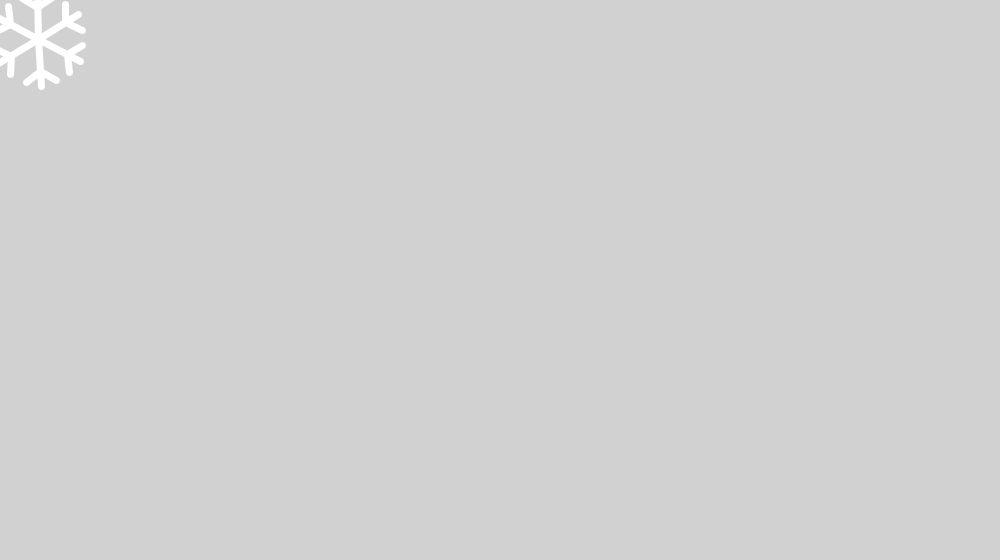
Frame 1 (no input)
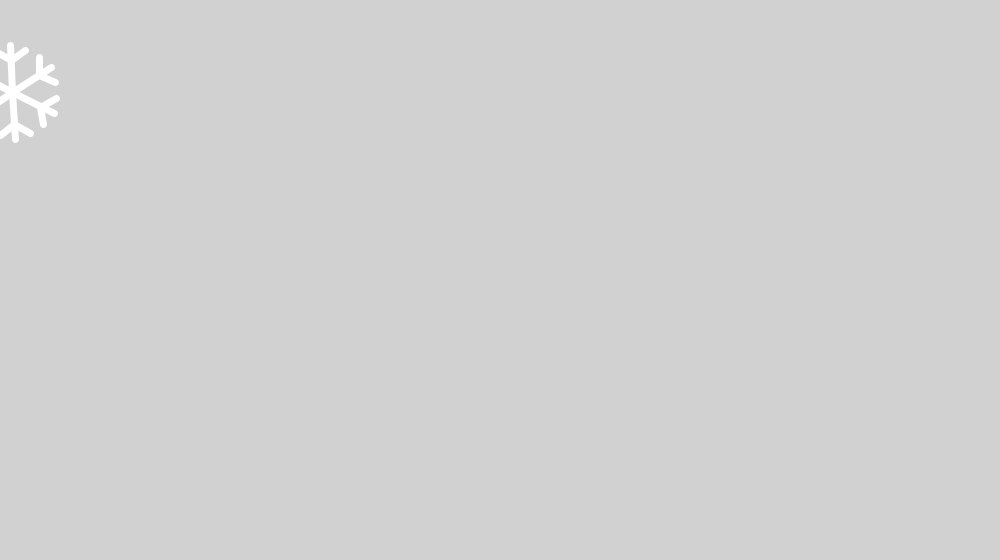
Frame 60 (the mouse pressed at the canvas centre just before this capture)
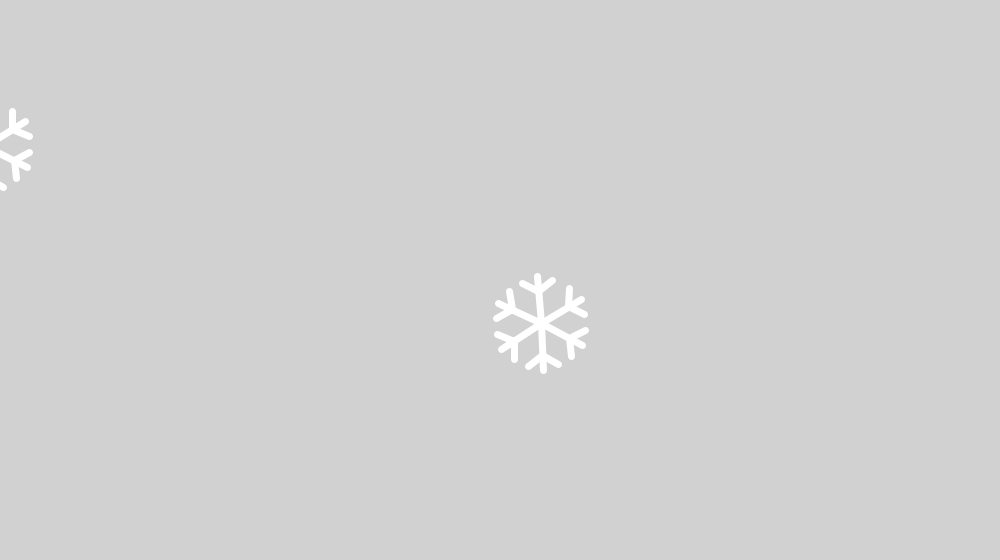
Frame 120 (the mouse held since frame 60 and released just before this capture)

The Processing sketch that drew these frames (run headless with seeded random() and noise(); from frame 60 on, the mouse is pressed at the canvas centre):

// Processing sketch: processing_168496
// ── processing_168496.pde

Flock flock;

float rot;

void setup() {
  size(1000, 560);
  flock = new Flock();
  // Add an initial set of boids into the system
  for (int i = 0; i < 1; i++) {
    flock.addBoid(new Boid(RIGHT,RIGHT));
  }
  
  rot = 0;
}

void draw() {
  background(209);
  flock.run();
}

// Add a new boid into the System
void mousePressed() {
  flock.addBoid(new Boid(mouseX,mouseY));
}



// The Boid class

class Boid {

  PVector location;
  PVector velocity;
  PVector acceleration;
  float r;
  float maxforce;    // Maximum steering force
  float maxspeed;    // Maximum speed

    Boid(float x, float y) {
    acceleration = new PVector(0, 0);

    // This is a new PVector method not yet implemented in JS
    // velocity = PVector.random2D();

    // Leaving the code temporarily this way so that this example runs in JS
    float angle = random(PI);
    velocity = new PVector(cos(angle), sin(angle));

    location = new PVector(x, y);
    r = 20.5;
    maxspeed = 5;
    maxforce = 0.03;
  }

  void run(ArrayList<Boid> boids) {
    flock(boids);
    update();
    borders();
    render();
  }

  void applyForce(PVector force) {
    // We could add mass here if we want A = F / M
    acceleration.add(force);
  }

  // We accumulate a new acceleration each time based on three rules
  void flock(ArrayList<Boid> boids) {
    PVector sep = separate(boids);   // Separation
    PVector ali = align(boids);      // Alignment
    PVector coh = cohesion(boids);   // Cohesion
    // Arbitrarily weight these forces
    sep.mult(1.5);
    ali.mult(1.0);
    coh.mult(1.0);
    // Add the force vectors to acceleration
    applyForce(sep);
    applyForce(ali);
    applyForce(coh);
  }

  // Method to update location
  void update() {
    // Update velocity
    velocity.add(acceleration);
    // Limit speed
    velocity.limit(maxspeed);
    location.add(velocity);
    // Reset accelertion to 0 each cycle
    acceleration.mult(0);
  }

  // A method that calculates and applies a steering force towards a target
  // STEER = DESIRED MINUS VELOCITY
  PVector seek(PVector target) {
    PVector desired = PVector.sub(target, location);  // A vector pointing from the location to the target
    // Scale to maximum speed
    desired.normalize();
    desired.mult(maxspeed);

    // Above two lines of code below could be condensed with new PVector setMag() method
    // Not using this method until Processing.js catches up
    // desired.setMag(maxspeed);

    // Steering = Desired minus Velocity
    PVector steer = PVector.sub(desired, velocity);
    steer.limit(maxforce);  // Limit to maximum steering force
    return steer;
  }

  void render() {
    // Draw a triangle rotated in the direction of velocity
    float theta = velocity.heading2D() + radians(5);
  
    // heading2D() above is now heading() but leaving old syntax until Processing.js catches up
    
    fill(200, 100);
    stroke(255);
    pushMatrix();
    translate(location.x, location.y);
    rotate(radians(rot));
    rot++;
    //scale(s);
    //rotate(PI*0.33);
    beginShape(LINE);
    strokeCap(ROUND);
    strokeWeight(7);
    //*CREDIT: Sujin Lee http://www.openprocessing.org/sketch/160399
  for (int i = 0; i < 6  ; i += 1){
      rotate(PI*0.33);
      line(0, 0, 0, 47);
      line(0, 32, -15, 42);
      line(0, 32, 15, 42);
  }
  popMatrix();
} 
  


  // Wraparound
  void borders() {
    if (location.x < -r) location.x = width+r;
    if (location.y < -r) location.y = height+r;
    if (location.x > width+r) location.x = -r;
    if (location.y > height+r) location.y = -r;
  }

  // Separation
  // Method checks for nearby boids and steers away
  PVector separate (ArrayList<Boid> boids) {
    float desiredseparation = 60.0f;
    PVector steer = new PVector(0, 0, 0);
    int count = 0;
    // For every boid in the system, check if it's too close
    for (Boid other : boids) {
      float d = PVector.dist(location, other.location);
      // If the distance is greater than 0 and less than an arbitrary amount (0 when you are yourself)
      if ((d > 0) && (d < desiredseparation)) {
        // Calculate vector pointing away from neighbor
        PVector diff = PVector.sub(location, other.location);
        diff.normalize();
        diff.div(d);        // Weight by distance
        steer.add(diff);
        count++;            // Keep track of how many
      }
    }
    // Average -- divide by how many
    if (count > 0) {
      steer.div((float)count);
    }

    // As long as the vector is greater than 0
    if (steer.mag() > 0) {
      // First two lines of code below could be condensed with new PVector setMag() method
      // Not using this method until Processing.js catches up
      // steer.setMag(maxspeed);

      // Implement Reynolds: Steering = Desired - Velocity
      steer.normalize();
      steer.mult(maxspeed);
      steer.sub(velocity);
      steer.limit(maxforce);
    }
    return steer;
  }

  // Alignment
  // For every nearby boid in the system, calculate the average velocity
  PVector align (ArrayList<Boid> boids) {
    float neighbordist = 60;
    PVector sum = new PVector(0, 0);
    int count = 0;
    for (Boid other : boids) {
      float d = PVector.dist(location, other.location);
      if ((d > 0) && (d < neighbordist)) {
        sum.add(other.velocity);
        count++;
      }
    }
    if (count > 0) {
      sum.div((float)count);
      // First two lines of code below could be condensed with new PVector setMag() method
      // Not using this method until Processing.js catches up
      // sum.setMag(maxspeed);

      // Implement Reynolds: Steering = Desired - Velocity
      sum.normalize();
      sum.mult(maxspeed);
      PVector steer = PVector.sub(sum, velocity);
      steer.limit(maxforce);
      return steer;
    } 
    else {
      return new PVector(0, 0);
    }
  }

  // Cohesion
  // For the average location (i.e. center) of all nearby boids, calculate steering vector towards that location
  PVector cohesion (ArrayList<Boid> boids) {
    float neighbordist = 50;
    PVector sum = new PVector(0, 0);   // Start with empty vector to accumulate all locations
    int count = 0;
    for (Boid other : boids) {
      float d = PVector.dist(location, other.location);
      if ((d > 0) && (d < neighbordist)) {
        sum.add(other.location); // Add location
        count++;
      }
    }
    if (count > 0) {
      sum.div(count);
      return seek(sum);  // Steer towards the location
    } 
    else {
      return new PVector(0, 0);
    }
  }
}




// The Flock (a list of Boid objects)

class Flock {
  ArrayList<Boid> boids; // An ArrayList for all the boids

  Flock() {
    boids = new ArrayList<Boid>(); // Initialize the ArrayList
  }

  void run() {
    for (Boid b : boids) {
      b.run(boids);  // Passing the entire list of boids to each boid individually
    }
  }

  void addBoid(Boid b) {
    boids.add(b);
  }

}
